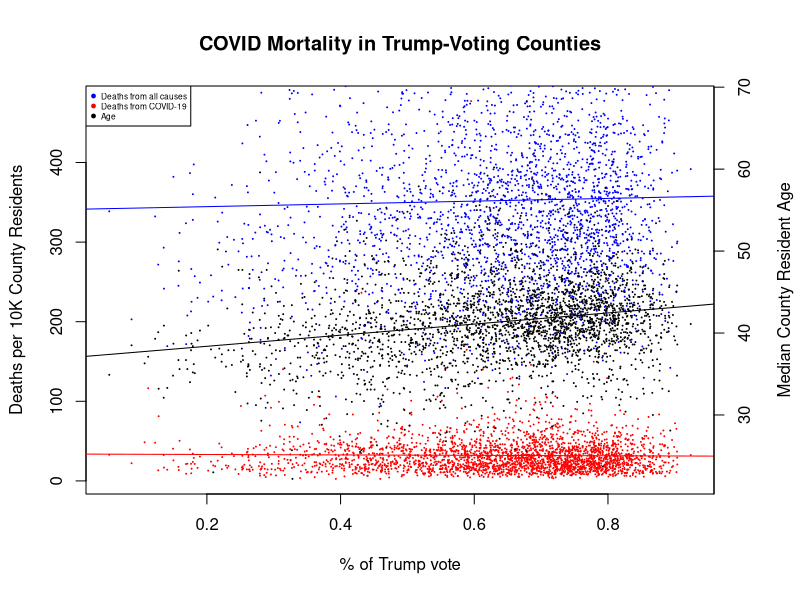
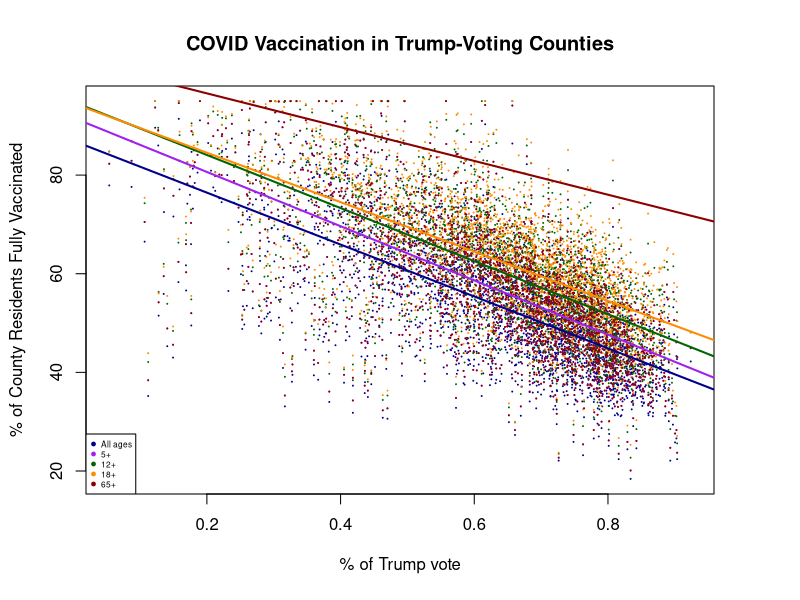
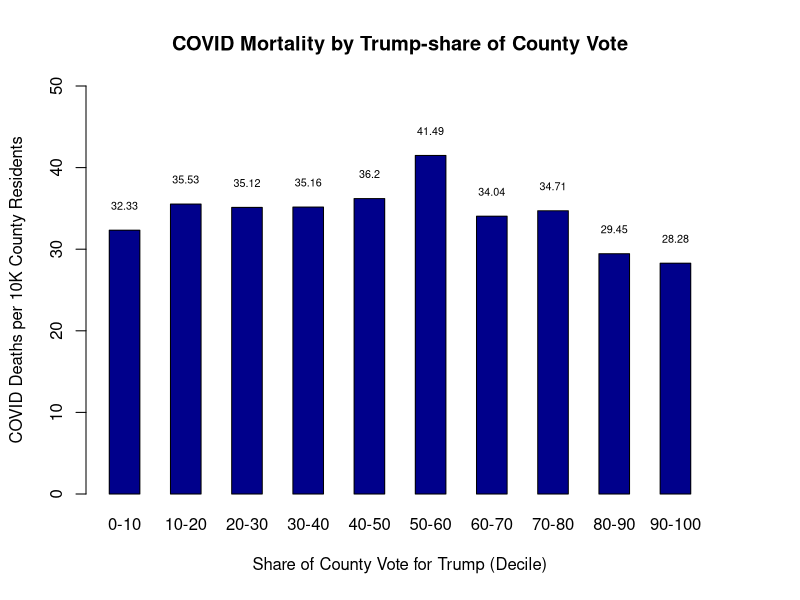
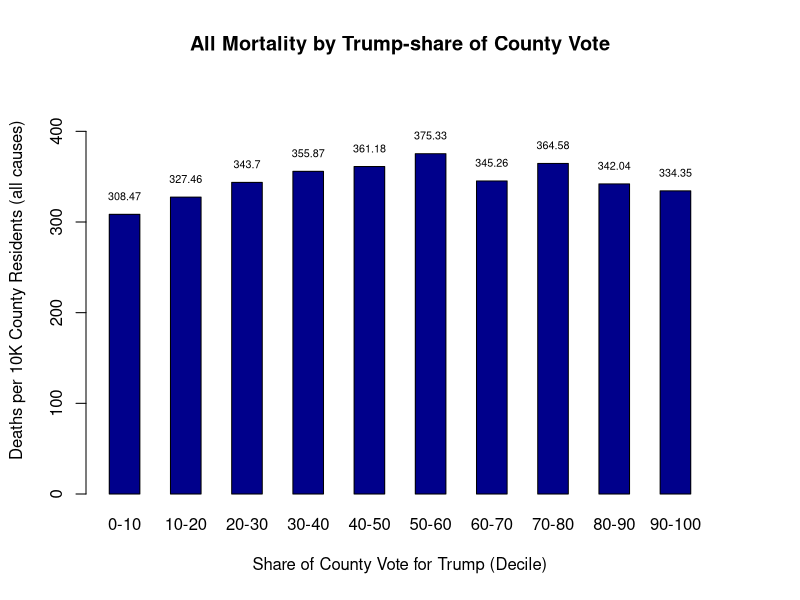
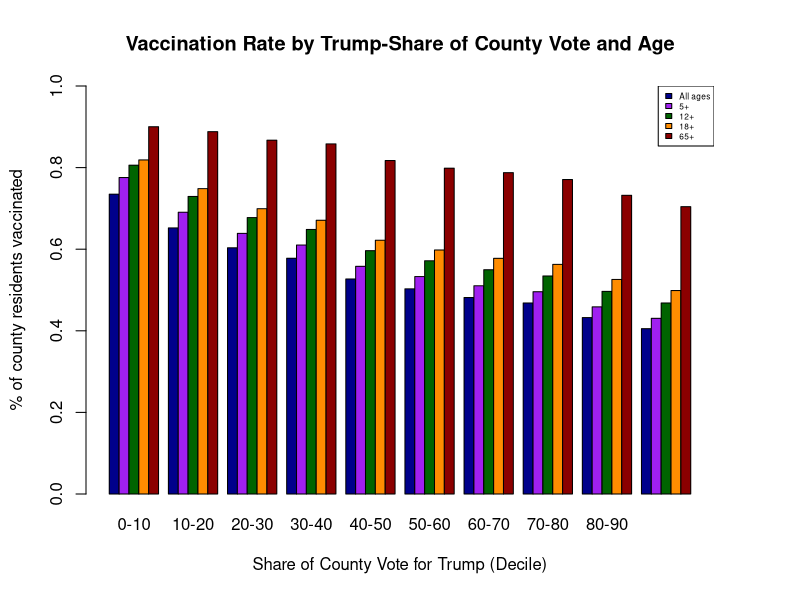

These charts were generated, in order, by the following R code:
County_Table <- read.csv("COVID_Mortality_Trump_Voters_1.csv", header = TRUE, sep = ",")
Decile_Table <- read.csv("COVID_Mortality_Trump_Voters_2.csv", header = TRUE, sep = ',')

#===== Plot COVID Mortality in Trump-Voting Counties

par(mar = c(5, 4, 4, 4) + 0.3)
plot(County_Table$GOP_2020,
     County_Table$COVID_Deaths_Per_10K,
     main = 'COVID Mortality in Trump-Voting Counties',
     xlab = '% of Trump vote',
     ylab = 'Deaths per 10K County Residents',
     pch = 19,
     cex = 0.05,
     col = "red")
points(County_Table$GOP_2020,
       County_Table$All_Deaths_Per_10K,
       pch = 19,
       cex = 0.05,
       col = "blue")
legend(x = "topleft",
       text.font = 1,
       legend = c('Deaths from all causes', 'Deaths from COVID-19', 'Age'),
       pch = c(19, 19, 19),
       cex = 0.5,
       col = c("blue", "red", "black"))
abline(lm(COVID_Deaths_Per_10K ~ GOP_2020, data = County_Table), col="red")
abline(lm(All_Deaths_Per_10K ~ GOP_2020, data = County_Table), col = "blue")
par(new = TRUE)
plot(County_Table$GOP_2020,
     County_Table$median_age,
     axes = FALSE,
     xlab = "",
     ylab = "",
     pch = 19,
     cex = 0.05)
axis(side = 4, at = pretty(range(County_Table$median_age)))
mtext("Median County Resident Age", side = 4, line = 3)
abline(lm(median_age ~ GOP_2020, data = County_Table), col="black")

#===== Correlation measurements: COVID Mortality in Trump-Voting Counties

COVID_Death_Summary <- summary(lm(COVID_Deaths_Per_10K ~ GOP_2020, data = County_Table))
All_Death_Summary <- summary(lm(All_Deaths_Per_10K ~ GOP_2020, data = County_Table))
Age_Summary <- summary(lm(median_age ~ GOP_2020, data = County_Table))

intercept1 <- COVID_Death_Summary$coefficients[1,1]
slope1 <- COVID_Death_Summary$coefficients[2,1]
rsq1 <- COVID_Death_Summary$r.squared
rsq_adj1 <- COVID_Death_Summary$adj.r.squared
COVID_Deaths <- c(intercept1, slope1, rsq1, rsq_adj1)

intercept2 <- All_Death_Summary$coefficients[1,1]
slope2 <- All_Death_Summary$coefficients[2,1]
rsq2 <- All_Death_Summary$r.squared
rsq_adj2 <- All_Death_Summary$adj.r.squared
All_Deaths <- c(intercept2, slope2, rsq2, rsq_adj2)

intercept3 <- Age_Summary$coefficients[1,1]
slope3 <- Age_Summary$coefficients[2,1]
rsq3 <- Age_Summary$r.squared
rsq_adj3 <- Age_Summary$adj.r.squared
Age <- c(intercept3, slope3, rsq3, rsq_adj3)

metrics <- c("intercept",
             "slope",
             "r squared",
             "adjusted r squared")

COVID_Mortality_Summary <- data.frame(metrics,
                            COVID_Deaths,
                            All_Deaths,
                            Age)

# ==== Vaccination Rates across Trump-Voting Counties

par(mar = c(5, 4, 4, 4) + 0.3)
plot(County_Table$GOP_2020,
     County_Table$Vax_Pct,
     main = 'COVID Vaccination in Trump-Voting Counties',
     xlab = '% of Trump vote',
     ylab = '% of County Residents Fully Vaccinated',
     pch = 19,
     cex = 0.1,
     col = "darkblue")
points(County_Table$GOP_2020,
       County_Table$Vax_5Plus_Pct,
       pch = 19,
       cex = 0.1,
       col = "purple")
points(County_Table$GOP_2020,
       County_Table$Vax_12Plus_Pct,
       pch = 19,
       cex = 0.1,
       col = "darkgreen")
points(County_Table$GOP_2020,
       County_Table$Vax_18Plus_Pct,
       pch = 19,
       cex = 0.1,
       col = "darkorange")
points(County_Table$GOP_2020,
       County_Table$Vax_5Plus_Pct,
       pch = 19,
       cex = 0.1,
       col = "darkred")
legend(x = "bottomleft",
       text.font = 1,
       legend = c('All ages', '5+', '12+', '18+', '65+'),
       pch = c(19, 19, 19, 19, 19),
       cex = 0.5,
       col = c("darkblue", "purple", "darkgreen", "darkorange", "darkred"))
abline(lm(Vax_Pct ~ GOP_2020, data = County_Table), col="darkblue", lwd = 2)
abline(lm(Vax_5Plus_Pct ~ GOP_2020, data = County_Table), col = "purple", lwd = 2)
abline(lm(Vax_12Plus_Pct ~ GOP_2020, data = County_Table), col = "darkgreen", lwd = 2)
abline(lm(Vax_18Plus_Pct ~ GOP_2020, data = County_Table), col = "darkorange", lwd = 2)
abline(lm(Vax_65Plus_Pct ~ GOP_2020, data = County_Table), col = "darkred", lwd = 2)

#==== Correlation Measurements: Vaccination Rates Across Trump-Voting Counties

Vax_Summary <- summary(lm(Vax_Pct ~ GOP_2020, data = County_Table))
Vax5_Summary <- summary(lm(Vax_5Plus_Pct ~ GOP_2020, data = County_Table))
Vax12_Summary <- summary(lm(Vax_12Plus_Pct ~ GOP_2020, data = County_Table))
Vax18_Summary <- summary(lm(Vax_18Plus_Pct ~ GOP_2020, data = County_Table))
Vax65_Summary <- summary(lm(Vax_65Plus_Pct ~ GOP_2020, data = County_Table))

intercept1a <- Vax_Summary$coefficients[1,1]
slope1a <- Vax_Summary$coefficients[2,1]
rsq1a <- Vax_Summary$r.squared
rsq_adj1a <- Vax_Summary$adj.r.squared
All_Ages <- c(intercept1a, slope1a, rsq1a, rsq_adj1a)

intercept2a <- Vax5_Summary$coefficients[1,1]
slope2a <- Vax5_Summary$coefficients[2,1]
rsq2a <- Vax5_Summary$r.squared
rsq_adj2a <- Vax5_Summary$adj.r.squared
Plus_5 <- c(intercept2a, slope2a, rsq2a, rsq_adj2a)

intercept3a <- Vax12_Summary$coefficients[1,1]
slope3a <- Vax12_Summary$coefficients[2,1]
rsq3a <- Vax12_Summary$r.squared
rsq_adj3a <- Vax12_Summary$adj.r.squared
Plus_12 <- c(intercept3a, slope3a, rsq3a, rsq_adj3a)

intercept4a <- Vax18_Summary$coefficients[1,1]
slope4a <- Vax18_Summary$coefficients[2,1]
rsq4a <- Vax18_Summary$r.squared
rsq_adj4a <- Vax18_Summary$adj.r.squared
Plus_18 <- c(intercept4a, slope4a, rsq4a, rsq_adj4a)

intercept5a <- Vax65_Summary$coefficients[1,1]
slope5a <- Vax65_Summary$coefficients[2,1]
rsq5a <- Vax65_Summary$r.squared
rsq_adj5a <- Vax65_Summary$adj.r.squared
Plus_65 <- c(intercept5a, slope5a, rsq5a, rsq_adj5a)

metrics2 <- c("intercept",
             "slope",
             "r squared",
             "adjusted r squared")

COVID_Vaccination_Summary <- data.frame(metrics,
                         All_Ages,
                         Plus_5,
                         Plus_12,
                         Plus_18,
                         Plus_65)
# ===== Return summary tables: Trump-voting county correlation statistics
COVID_Mortality_Summary
COVID_Vaccination_Summary

# ===== Plot COVID Mortality by Trump-Voting County Deciles
Decile_Table <- Decile_Table[order(Decile_Table$Trump_Vote_Decile, decreasing = TRUE),]
Trump_Vote_Decile1 <- c('0-10',
                        '10-20',
                        '20-30',
                        '30-40',
                        '40-50',
                        '50-60',
                        '60-70',
                        '70-80',
                        '80-90',
                        '90-100')
Decile_Table$Trump_Vote_Decile <- Trump_Vote_Decile1

Decile_Table_1 <- data.frame(Decile_Table$Trump_Vote_Decile,
                             Decile_Table$COVID_mortality_Per_10K)
Decile_Table_2 <- data.frame(t(Decile_Table_1[-1]))
colnames(Decile_Table_2) <- Decile_Table_1[, 1]
Decile_Matrix_1 <- as.matrix(Decile_Table_2)

barplot(height = Decile_Matrix_1,
        beside = TRUE,
        ylim = c(0,50),
        main = "COVID Mortality by Trump-share of County Vote",
        xlab = "Share of County Vote for Trump (Decile)",
        ylab = "COVID Deaths per 10K County Residents",
        col = "darkblue")

heights <- Decile_Table$COVID_mortality_Per_10K + c(3,3,3,3,3,3,3,3,3,3)
label <- round(Decile_Table$COVID_mortality_Per_10K, digits = 2)

text(x= seq(from = 1.5, to = 19.5, by = 2),
     y = heights,
     labels = label,
     cex = 0.65
)

# ===== Plot All Mortality by Trump-Voting County Deciles
Decile_Table_3 <- data.frame(Decile_Table$Trump_Vote_Decile,
                             Decile_Table$All_mortality_Per_10K)
Decile_Table_4 <- data.frame(t(Decile_Table_3[-1]))
colnames(Decile_Table_4) <- Decile_Table_3[, 1]
Decile_Matrix_2 <- as.matrix(Decile_Table_4)

barplot(height = Decile_Matrix_2,
        beside = TRUE,
        ylim = c(0,450),
        main = "All Mortality by Trump-share of County Vote",
        xlab = "Share of County Vote for Trump (Decile)",
        ylab = "Deaths per 10K County Residents (all causes)",
        col = "darkblue")

heights <- Decile_Table$All_mortality_Per_10K + c(20,20,20,20,20,20,20,20,20,20)
label <- round(Decile_Table$All_mortality_Per_10K, digits = 2)

text(x= seq(from = 1.5, to = 19.5, by = 2),
     y = heights,
     labels = label,
     cex = 0.65
)

# ===== Plot COVID vaccination among different age groups by Trump-Voting County Deciles
Decile_Table_5 <- data.frame(Decile_Table$Trump_Vote_Decile,
                             Decile_Table$Vax_Pct,
                             Decile_Table$Vax_5Plus_Pct,
                             Decile_Table$Vax_12Plus_Pct,
                             Decile_Table$Vax_18Plus_Pct,
                             Decile_Table$Vax_65Plus_Pct)
Decile_Table_6 <- data.frame(t(Decile_Table_5[-1]))
colnames(Decile_Table_6) <- Decile_Table_5[, 1]
Decile_Matrix_3 <- as.matrix(Decile_Table_6)
barplot(height = Decile_Matrix_3,
        beside = TRUE,
        ylim = c(0,1),
        main = "Vaccination Rate by Trump-Share of County Vote and Age",
        xlab = "Share of County Vote for Trump (Decile)",
        ylab = "% of county residents vaccinated",
        col = c("darkblue", "purple", "darkgreen", "darkorange", "darkred")
)

legend("topright",
       text.font = 1,
       cex = 0.5,
       legend = c("All ages", "5+", "12+", "18+", "65+"),
       fill = c("darkblue", "purple", "darkgreen", "darkorange", "darkred"))
